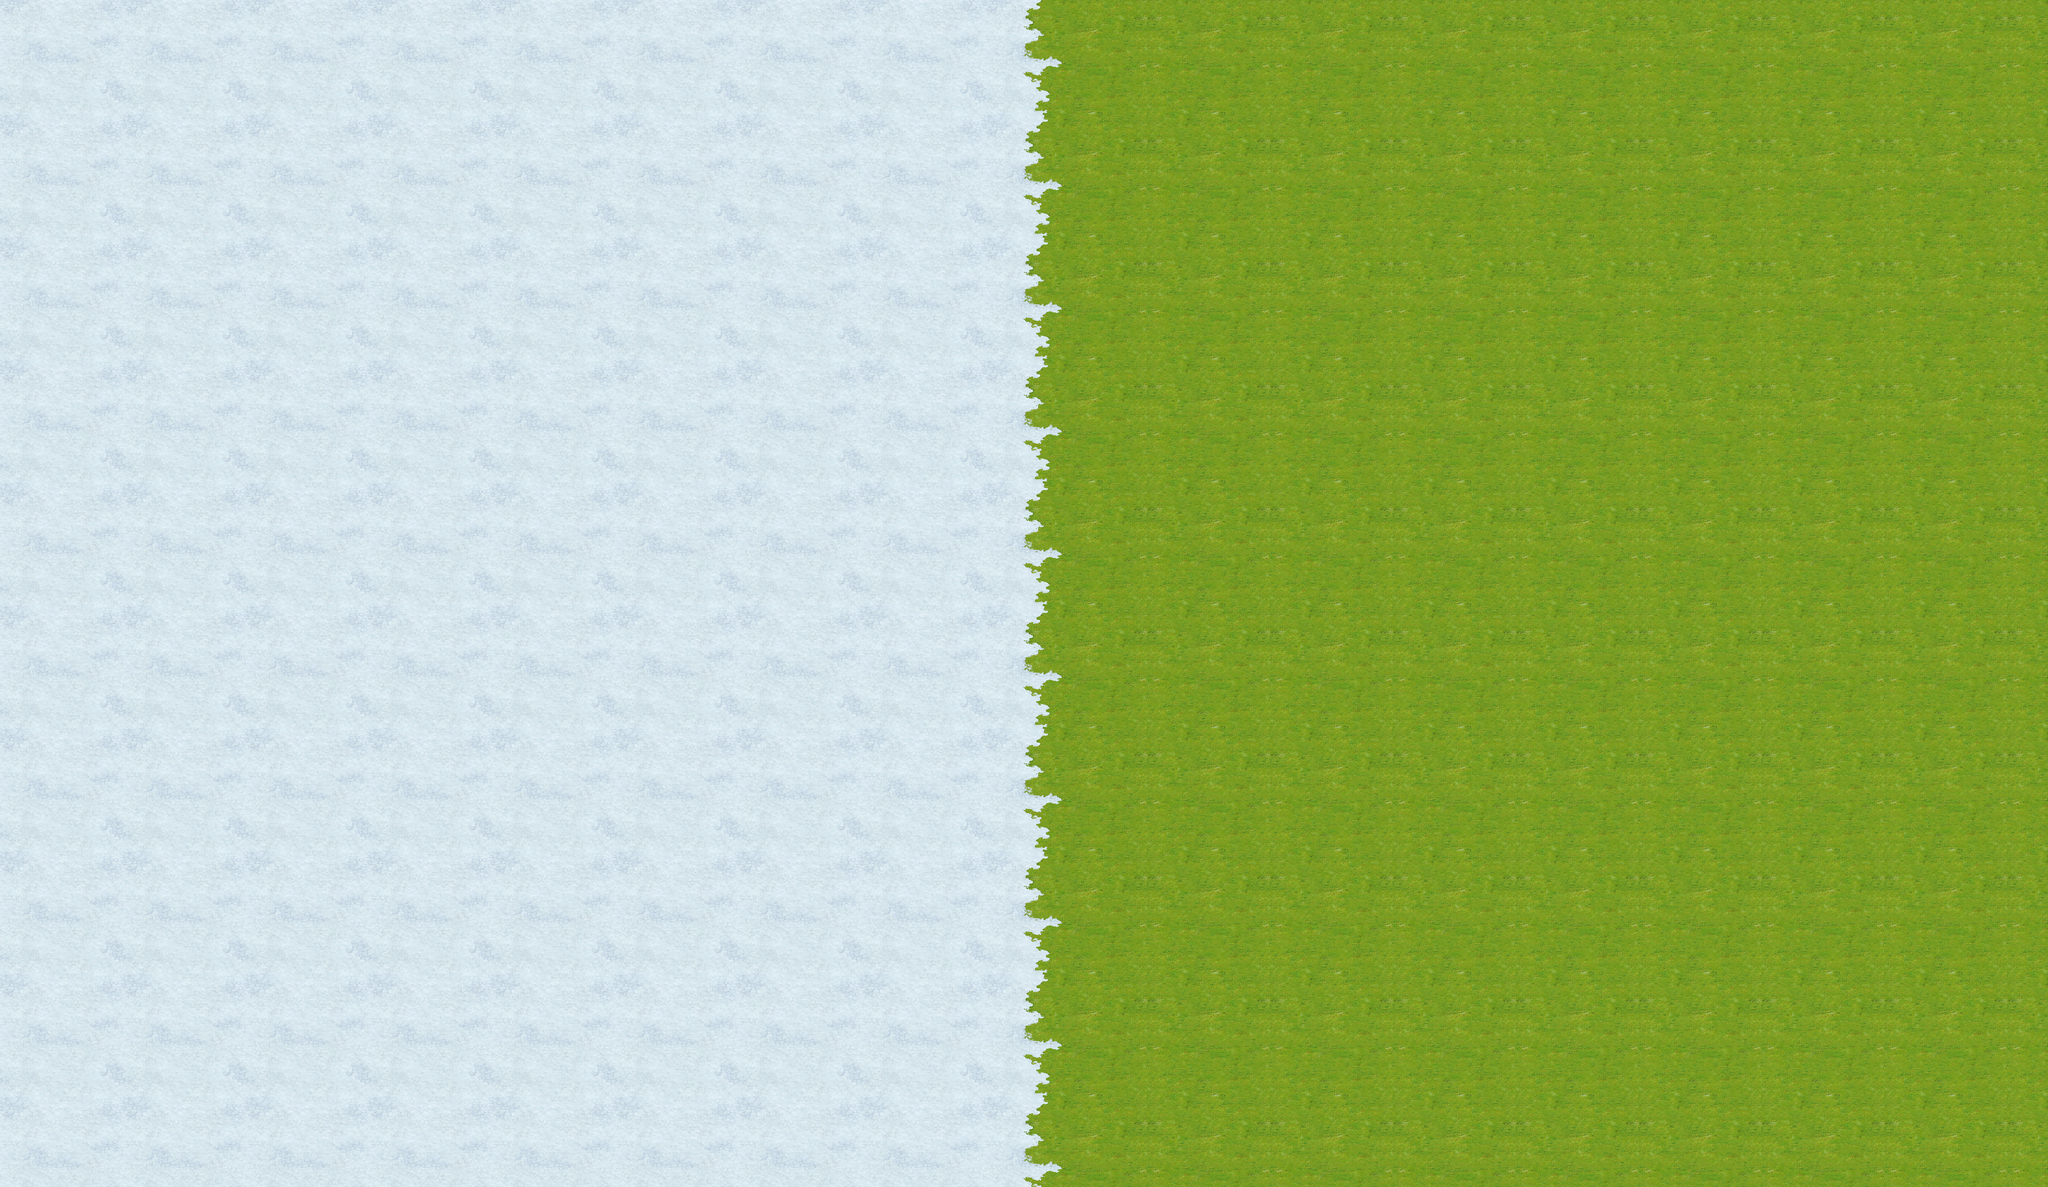

A level layout from a 2D game, rendered from its tile map. Below: a short description, then the map file with tile-grid data replaced by summaries:
An orthogonal 50x29 tile map with 160x160 px tiles, 2 tile layers (layer1, layer2).

<map version="1.0" orientation="orthogonal" width="50" height="29" tilewidth="160" tileheight="160">
 <tileset firstgid="1" name="terrain" tilewidth="160" tileheight="160">
  <image source="terrain.png" width="1440" height="1440" />
 </tileset>
 <layer name="layer1" width="50" height="29">
  <data>[1450 cells, 1450 non-empty, 18 distinct tile ids]</data>
 </layer>
 <layer name="layer2" width="50" height="29">
  <data>[1450 cells, 87 non-empty, 9 distinct tile ids]</data>
 </layer>
</map>
